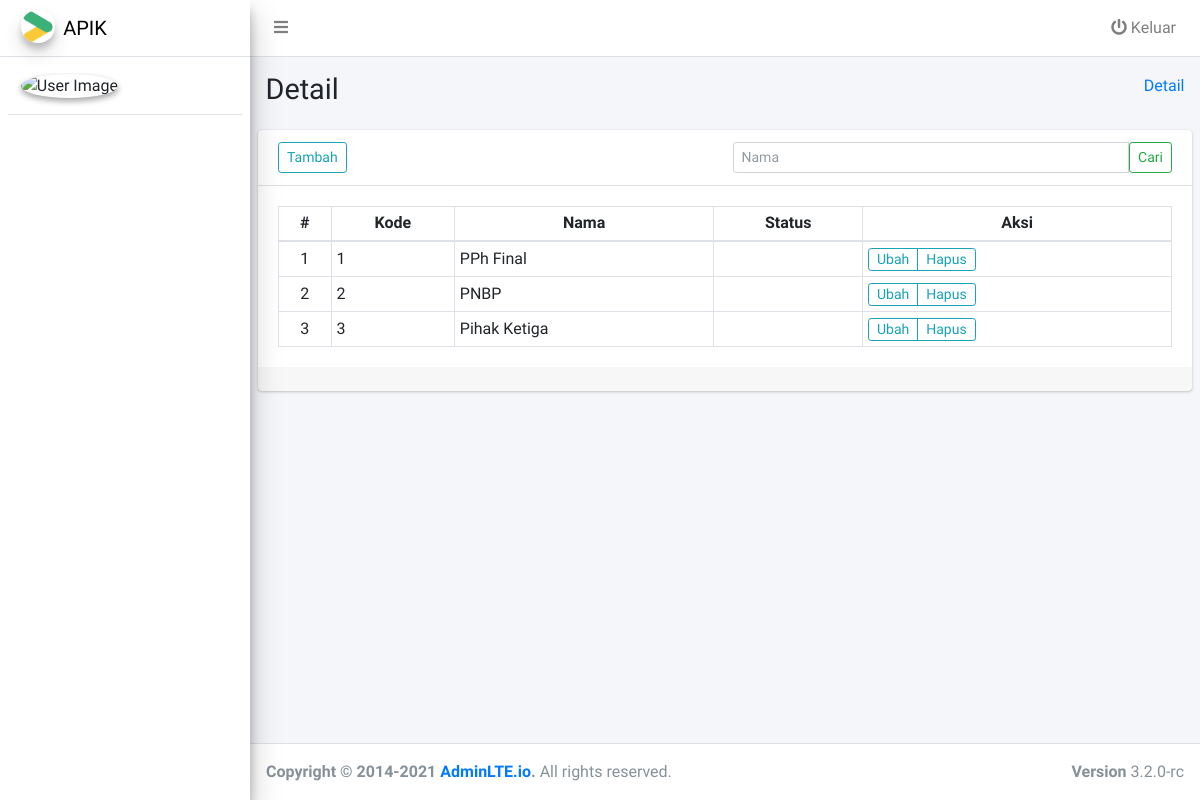
Page /kodifikasi/detail/2 on the earlier database version.
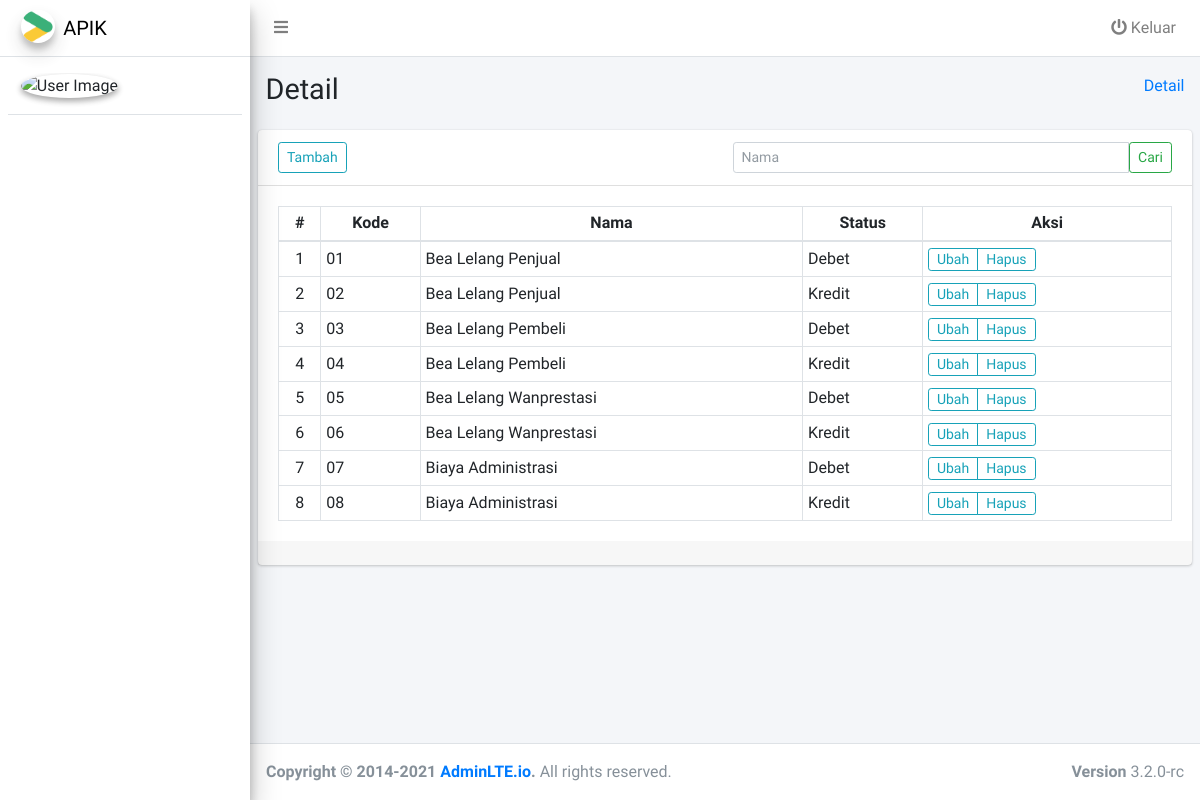
Same page on the later database version.
### tables this page shows
CREATE TABLE `ref_jenis` (
  `id` int(11) NOT NULL,
  `kode` varchar(2) DEFAULT NULL,
  `nama` varchar(64) DEFAULT NULL,
  `ref_kelompok_id` int(11) DEFAULT NULL,
  `status` varchar(8) DEFAULT NULL
);

### application/controllers/Kodifikasi.php (called while the page is built, shortened)
<?php
class Kodifikasi extends CI_Controller
{
    public function __construct()
    {
        $this->load->model('Ref_kelompok_model', 'ref_kelompok_m');
        $this->load->model('Ref_jenis_model', 'ref_jenis_m');
    }
    public function detail($ref_kelompok_id)
    {
        $data['ref_kelompok_id'] = $ref_kelompok_id;
        $config['base_url'] = base_url('kodifikasi/detail/' . $ref_kelompok_id . '');
        $config['total_rows'] = $this->ref_jenis_m->count($ref_kelompok_id);
        $config['per_page'] = 10;
        $config["num_links"] = 3;
        $this->pagination->initialize($config);
        $data['pagination'] = $this->pagination->create_links();
        $data['page'] = $this->uri->segment(4) ? $this->uri->segment(4) : 0;
        $limit = $config["per_page"];
        $offset = $data['page'];
        $name = $this->input->post('name');
        $data['name'] = $name;
        if ($name) {
            $data['ref_jenis'] = $this->ref_jenis_m->find($name, $ref_kelompok_id);
        } else {
            $data['ref_jenis'] = $this->ref_jenis_m->get($limit, $offset, $ref_kelompok_id);
        }
        $this->load->view('template/header');
        $this->load->view('template/sidebar');
        $this->load->view('kodifikasi/detail', $data);
        $this->load->view('template/footer');
    }
}

### index.php (called while the page is built, shortened)
<?php
require_once BASEPATH.'core/CodeIgniter.php';

### application/config/config.php (called while the page is built, shortened)
<?php
$config['base_url'] = 'http://localhost:8888/apik/';
$config['index_page'] = '';
$config['uri_protocol']    = 'REQUEST_URI';
$config['url_suffix'] = '';
$config['language']    = 'english';
$config['charset'] = 'UTF-8';
$config['enable_hooks'] = FALSE;
$config['subclass_prefix'] = 'MY_';
$config['composer_autoload'] = FCPATH . 'vendor/autoload.php';
$config['permitted_uri_chars'] = 'a-z 0-9~%.:_\-';
$config['enable_query_strings'] = FALSE;
$config['controller_trigger'] = 'c';
$config['function_trigger'] = 'm';
$config['directory_trigger'] = 'd';
$config['allow_get_array'] = TRUE;
$config['log_threshold'] = 0;
$config['log_path'] = '';
$config['log_file_extension'] = '';
$config['log_file_permissions'] = 0644;
$config['log_date_format'] = 'Y-m-d H:i:s';
$config['error_views_path'] = '';
$config['cache_path'] = '';
$config['cache_query_string'] = FALSE;
$config['encryption_key'] = '';
$config['sess_driver'] = 'files';
$config['sess_cookie_name'] = 'ci_session';
$config['sess_expiration'] = 7200;
$config['sess_save_path'] = NULL;
$config['sess_match_ip'] = FALSE;
$config['sess_time_to_update'] = 300;
$config['sess_regenerate_destroy'] = TRUE;
$config['cookie_prefix']    = '';
$config['cookie_domain']    = '';
$config['cookie_path']        = '/';
$config['cookie_secure']    = FALSE;
$config['cookie_httponly']     = TRUE;
$config['standardize_newlines'] = FALSE;
$config['global_xss_filtering'] = TRUE;
$config['csrf_protection'] = FALSE;
$config['csrf_token_name'] = 'csrf_test_name';
$config['csrf_cookie_name'] = 'csrf_cookie_name';
$config['csrf_expire'] = 7200;
$config['csrf_regenerate'] = TRUE;
$config['csrf_exclude_uris'] = array();
$config['compress_output'] = FALSE;
$config['time_reference'] = 'local';
$config['rewrite_short_tags'] = FALSE;
$config['proxy_ips'] = '';

### application/config/pagination.php (called while the page is built, shortened)
<?php
$config['full_tag_open']    = '<nav><ul class="pagination pagination-sm justify-content-end mb-0">';
$config['full_tag_close']   = '</ul></nav>';
$config['first_link']       = 'First';
$config['first_tag_open']   = '<li class="page-item">';
$config['first_tag_close']  = '</li>';
$config['last_link']        = 'Last';
$config['last_tag_open']    = '<li class="page-item">';
$config['last_tag_close']   = '</li>';
$config['next_link']        = 'Next';
$config['next_tag_open']    = '<li class="page-item">';
$config['next_tag_close']   = '</li>';
$config['prev_link']        = 'Previous';

### application/models/Ref_jenis_model.php (called while the page is built, shortened)
<?php
class Ref_jenis_model extends CI_Model
{
    protected $_table = 'ref_jenis';
    public function get($limit = null, $offset = 0, $ref_kelompok_id)
    {
        $this->db->where('ref_kelompok_id', $ref_kelompok_id);
        $this->db->limit($limit, $offset);
        return $this->db->get($this->_table)->result_array();
    }
    public function count($ref_kelompok_id)
    {
        $this->db->where('ref_kelompok_id', $ref_kelompok_id);
        return $this->db->get($this->_table)->num_rows();
    }
}

### application/views/kodifikasi/detail.php (the view, shortened to what the changed rows need)
<div class="content-wrapper">
  <section class="content-header">
    <div class="container-fluid">
      <div class="row mb-2">
        <div class="col-sm-6">
          <h1>Detail</h1>
        </div>
      </div>
    </div>
  </section>
  <section class="content">
    <div class="card">
      <div class="card-body">
        <table class="table table-bordered table-hover table-sm">
          <thead>
            <tr class="text-center">
              <th scope="col">#</th>
              <th scope="col">Kode</th>
              <th scope="col">Nama</th>
              <th scope="col">Status</th>
              <th scope="col">Aksi</th>
            </tr>
          </thead>
          <tbody>
            <?php $no = $page + 1;
            foreach ($ref_jenis as $r) : ?>
              <tr>
                <td class="text-center"><?= $no++; ?></td>
                <td><?= $r['kode']; ?></td>
                <td><?= $r['nama']; ?></td>
                <td><?= $r['status']; ?></td>
                <td>
                  <div class="btn-group">
                    <a href="<?= base_url('kodifikasi/update-detail/') . $r['id'] . '/' . $ref_kelompok_id; ?>" class="btn btn-sm btn-outline-info pt-0 pb-0">Ubah</a>
                    <a href="<?= base_url('kodifikasi/delete-detail/') . $r['id'] . '/' . $ref_kelompok_id; ?>" class="btn btn-sm btn-outline-info pt-0 pb-0" onclick="return confirm('Apakah Anda yakin akan menghapus data ini?');">Hapus</a>
                  </div>
                </td>
              </tr>
            <?php endforeach; ?>
          </tbody>
        </table>
      </div>
    </div>
  </section>
</div>

Differences in the rows shown:
no longer on this page (row edited): ref_jenis: kode "1", nama "PPh Final"
no longer on this page (row edited): ref_jenis: kode "2", nama "PNBP"
no longer on this page (row edited): ref_jenis: kode "3", nama "Pihak Ketiga"
added ref_jenis: kode "01", nama "Bea Lelang Penjual", status "Debet"
added ref_jenis: kode "02", nama "Bea Lelang Penjual", status "Kredit"
added ref_jenis: kode "03", nama "Bea Lelang Pembeli", status "Debet"
added ref_jenis: kode "04", nama "Bea Lelang Pembeli", status "Kredit"
added ref_jenis: kode "05", nama "Bea Lelang Wanprestasi", status "Debet"
added ref_jenis: kode "06", nama "Bea Lelang Wanprestasi", status "Kredit"
added ref_jenis: kode "07", nama "Biaya Administrasi", status "Debet"
added ref_jenis: kode "08", nama "Biaya Administrasi", status "Kredit"
